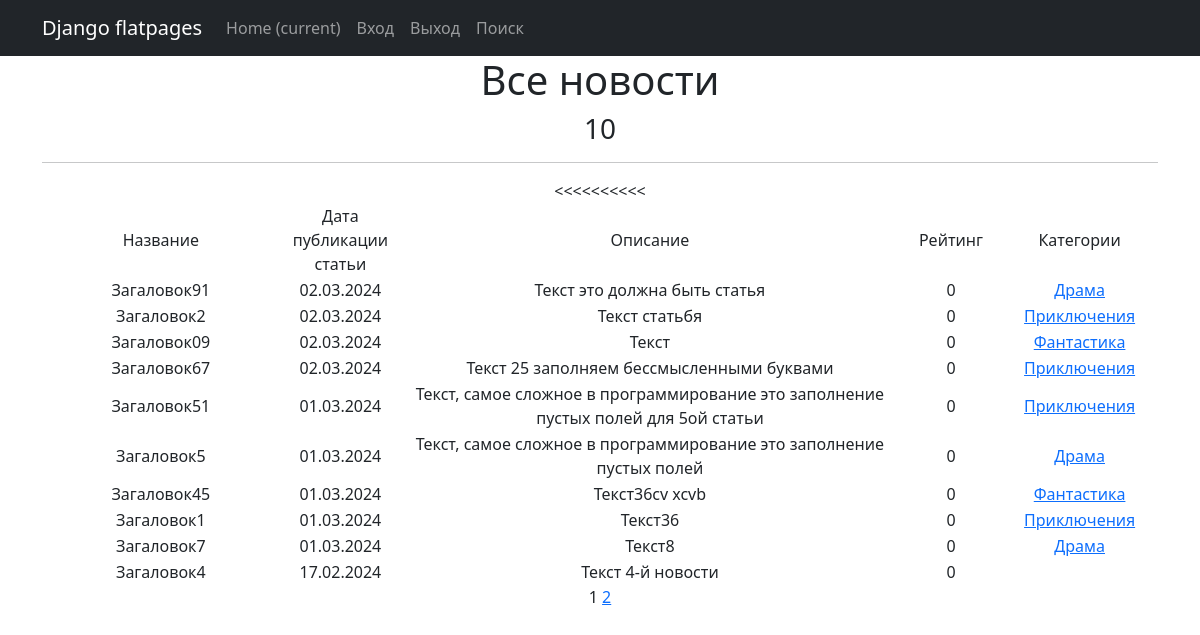
/, run on an earlier commit of the app's database.
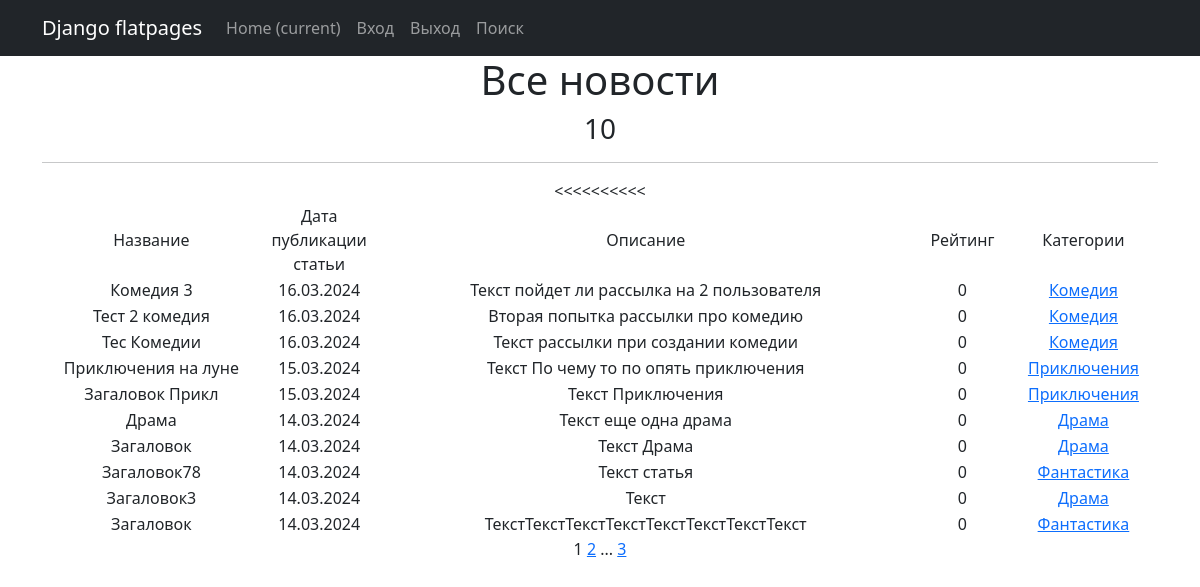
And on a later commit of the database.
### news/models.py (models this page shows, shortened)
class Post(models.Model):  # Посты с связями один ко многим с авторами и многие с многим с жанрами
    art = 'AT'
    news = 'NS'
    POSITION = [
        (art, 'Статья'),
        (news, 'Новость'),
    ]
    author = models.ForeignKey(Author, on_delete=models.CASCADE, related_name='posts')
    post_type = models.CharField(max_length=2, choices=POSITION, default=art)
    post_time = models.DateTimeField(auto_now_add=True)
    category = models.ManyToManyField(Category, through='PostCategory')
    title = models.CharField(max_length=255, default='Загаловок')
    text = models.TextField(default='Текст')
    rating = models.IntegerField(default=0)

class Category(models.Model):  # Жанры
    category = models.CharField(max_length=255, unique=True)
    subscribers = models.ManyToManyField(User, related_name='categories', through='Subscriber')
    def __str__(self):
        return f'{self.category}'

### news/views.py (the view)
# urls.py: path('', PostList.as_view()),
class PostList(ListView):
    model = Post  # Указываем модель, объекты которой мы будем выводить
    ordering = '-post_time'  # Поле, которое будет использоваться для сортировки объектов
    template_name = 'posts.html'   # Указываем имя шаблона, в котором будут все инструкции о том,
    context_object_name = 'posts'  # Это имя списка, в котором будут лежать все объекты.
    paginate_by = 10  # количество записей на странице
    def get_queryset(self):
        queryset = super().get_queryset()
        self.filterset = PostFilter(self.request.GET, queryset)
        return self.filterset.qs
    def get_context_data(self, **kwargs):
        context = super().get_context_data(**kwargs)
        context['time_now'] = datetime.utcnow()
        context['filterset'] = self.filterset
        return context

### news/templatetags/custom_tags.py (called while the page is built)
@register.simple_tag(takes_context=True)
def url_replace(context, **kwargs):
    d = context['request'].GET.copy()
    for k, v in kwargs.items():
        d[k] = v
    return d.urlencode()

### templates/posts.html (shortened to what this page needs)
{% extends 'flatpages/default.html' %}
{% load custom_filters %}
{% load custom_tags %}
{% block content %}
   <h1>Все новости</h1>
    <h3>{{ posts|length }}</h3>
   <hr>
   {% if posts %}
       <table>
           <tr>
               <td width="400">Название</td>
               <td width="150">Дата публикации статьи</td>
               <td width="900">Описание</td>
               <td width="150">Рейтинг</td>
               <td width="200">Категории</td>
           </tr>
           {% for post in posts %}
           <tr>
               <<td>{{ post.title }}</td>
               <td>{{ post.post_time|date:'d.m.Y' }}</td>
               <td>{{ post.text|truncatewords:20 }}</td>
               <td>{{ post.rating }}</td>
               <td>
                   {% for category in post.category.all %}
                          <a href="{% url 'category_list' category.id %}">{{ category }}</a>
                   {% endfor %}
               </td>
               <td>
                </td>
           </tr>
           {% endfor %}
       </table>
   {% else %}
       <h2>Новостей нет!</h2>
   {% endif %}
   {{ page_obj.number }}
   {% if page_obj.has_next %}
       <a href="?{% url_replace page=page_obj.next_page_number %}">{{ page_obj.next_page_number }}</a>
       {% if paginator.num_pages != page_obj.next_page_number %}
           ...
           <a href="?{% url_replace page=page_obj.paginator.num_pages %}">{{ page_obj.paginator.num_pages }}</a>
       {% endif %}
   {% endif %}
{% endblock content %}

What changed in the data, as far as the page shows it:
no longer on this page (row unchanged): Post: title "Загаловок91", post_time "02.03.2024", text "Текст это должна быть статья", rating "0", Category (category "Драма")
no longer on this page (row unchanged): Post: title "Загаловок2", post_time "02.03.2024", text "Текст статьбя", rating "0", Category (category "Приключения")
no longer on this page (row unchanged): Post: title "Загаловок09", post_time "02.03.2024", text "Текст", rating "0", Category (category "Фантастика")
no longer on this page (row unchanged): Post: title "Загаловок67", post_time "02.03.2024", text "Текст 25 заполняем бессмысленными буквами", rating "0", Category (category "Приключения")
no longer on this page (row unchanged): Post: title "Загаловок51", post_time "01.03.2024", text "Текст, самое сложное в программирование это заполнение пустых полей для 5ой статьи", rating "0", Category (category "Приключения")
no longer on this page (row unchanged): Post: title "Загаловок5", post_time "01.03.2024", text "Текст, самое сложное в программирование это заполнение пустых полей", rating "0", Category (category "Драма")
no longer on this page (row unchanged): Post: title "Загаловок45", post_time "01.03.2024", text "Текст36cv xcvb", rating "0", Category (category "Фантастика")
no longer on this page (row unchanged): Post: title "Загаловок1", post_time "01.03.2024", text "Текст36", rating "0", Category (category "Приключения")
no longer on this page (row unchanged): Post: title "Загаловок7", post_time "01.03.2024", text "Текст8", rating "0", Category (category "Драма")
no longer on this page (row unchanged): Post: title "Загаловок4", post_time "17.02.2024", text "Текст 4-й новости", rating "0"
added Post: title "Комедия 3", post_time "16.03.2024", text "Текст пойдет ли рассылка на 2 пользователя", rating "0"
now on this page (row unchanged): Category: category "Комедия"
added Post: title "Тест 2 комедия", post_time "16.03.2024", text "Вторая попытка рассылки про комедию", rating "0"
added Post: title "Тес Комедии", post_time "16.03.2024", text "Текст рассылки при создании комедии", rating "0"
added Post: title "Приключения на луне", post_time "15.03.2024", text "Текст По чему то по опять приключения", rating "0", Category (category "Приключения")
added Post: title "Загаловок Прикл", post_time "15.03.2024", text "Текст Приключения", rating "0", Category (category "Приключения")
added Post: title "Драма", post_time "14.03.2024", text "Текст еще одна драма", rating "0", Category (category "Драма")
added Post: title "Загаловок", post_time "14.03.2024", text "Текст Драма", rating "0", Category (category "Драма")
added Post: title "Загаловок78", post_time "14.03.2024", text "Текст статья", rating "0", Category (category "Фантастика")
added Post: title "Загаловок3", post_time "14.03.2024", text "Текст", rating "0", Category (category "Драма")
added Post: title "Загаловок", post_time "14.03.2024", text "ТекстТекстТекстТекстТекстТекстТекстТекст", rating "0", Category (category "Фантастика")
Also different on the page:
{{ page_obj.paginator.num_pages }}: (not shown) → "3"
